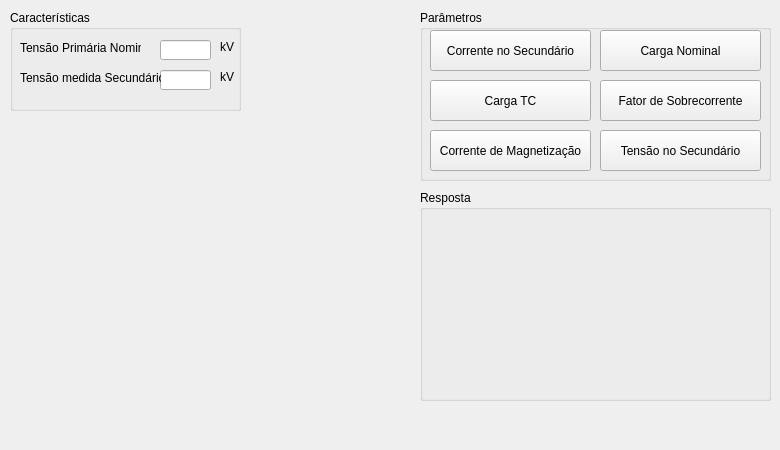
<?xml version="1.0" encoding="UTF-8"?>
<ui version="4.0">
 <class>Tp</class>
 <widget class="QMainWindow" name="Tp">
  <property name="geometry">
   <rect>
    <x>0</x>
    <y>0</y>
    <width>780</width>
    <height>450</height>
   </rect>
  </property>
  <property name="minimumSize">
   <size>
    <width>780</width>
    <height>450</height>
   </size>
  </property>
  <property name="maximumSize">
   <size>
    <width>780</width>
    <height>450</height>
   </size>
  </property>
  <property name="windowTitle">
   <string>Transformador de Potencial</string>
  </property>
  <property name="windowIcon">
   <iconset>
    <normaloff>myIcon.png</normaloff>myIcon.png</iconset>
  </property>
  <widget class="QWidget" name="centralwidget">
   <widget class="QLabel" name="label">
    <property name="geometry">
     <rect>
      <x>20</x>
      <y>150</y>
      <width>281</width>
      <height>271</height>
     </rect>
    </property>
    <property name="text">
     <string/>
    </property>
    <property name="pixmap">
     <pixmap>TP.png</pixmap>
    </property>
    <property name="scaledContents">
     <bool>true</bool>
    </property>
   </widget>
   <widget class="QGroupBox" name="groupBox">
    <property name="geometry">
     <rect>
      <x>420</x>
      <y>10</y>
      <width>351</width>
      <height>171</height>
     </rect>
    </property>
    <property name="title">
     <string>Parâmetros</string>
    </property>
    <widget class="QPushButton" name="pushButtonTensaoSecundario">
     <property name="geometry">
      <rect>
       <x>180</x>
       <y>120</y>
       <width>161</width>
       <height>41</height>
      </rect>
     </property>
     <property name="text">
      <string>Tensão no Secundário</string>
     </property>
    </widget>
    <widget class="QPushButton" name="pushButtonCargaTC">
     <property name="geometry">
      <rect>
       <x>10</x>
       <y>70</y>
       <width>161</width>
       <height>41</height>
      </rect>
     </property>
     <property name="text">
      <string>Carga TC</string>
     </property>
    </widget>
    <widget class="QPushButton" name="pushButtonCargaNominal">
     <property name="geometry">
      <rect>
       <x>180</x>
       <y>20</y>
       <width>161</width>
       <height>41</height>
      </rect>
     </property>
     <property name="text">
      <string>Carga Nominal</string>
     </property>
    </widget>
    <widget class="QPushButton" name="pushButtonCorrenteMagnetizacao">
     <property name="enabled">
      <bool>true</bool>
     </property>
     <property name="geometry">
      <rect>
       <x>10</x>
       <y>120</y>
       <width>161</width>
       <height>41</height>
      </rect>
     </property>
     <property name="text">
      <string>Corrente de Magnetização</string>
     </property>
    </widget>
    <widget class="QPushButton" name="pushButtonCorrenteSecundario">
     <property name="geometry">
      <rect>
       <x>10</x>
       <y>20</y>
       <width>161</width>
       <height>41</height>
      </rect>
     </property>
     <property name="styleSheet">
      <string notr="true"/>
     </property>
     <property name="text">
      <string>Corrente no Secundário</string>
     </property>
     <property name="default">
      <bool>false</bool>
     </property>
     <property name="flat">
      <bool>false</bool>
     </property>
    </widget>
    <widget class="QPushButton" name="pushButtonFatorSobrecorrente">
     <property name="geometry">
      <rect>
       <x>180</x>
       <y>70</y>
       <width>161</width>
       <height>41</height>
      </rect>
     </property>
     <property name="text">
      <string>Fator de Sobrecorrente</string>
     </property>
    </widget>
   </widget>
   <widget class="QGroupBox" name="groupBox_2">
    <property name="geometry">
     <rect>
      <x>10</x>
      <y>10</y>
      <width>231</width>
      <height>101</height>
     </rect>
    </property>
    <property name="title">
     <string>Características</string>
    </property>
    <widget class="QLabel" name="label_6">
     <property name="geometry">
      <rect>
       <x>210</x>
       <y>60</y>
       <width>47</width>
       <height>13</height>
      </rect>
     </property>
     <property name="text">
      <string>kV</string>
     </property>
    </widget>
    <widget class="QLabel" name="label_7">
     <property name="geometry">
      <rect>
       <x>210</x>
       <y>30</y>
       <width>47</width>
       <height>13</height>
      </rect>
     </property>
     <property name="text">
      <string>kV</string>
     </property>
    </widget>
    <widget class="QLineEdit" name="lineEdit_3">
     <property name="geometry">
      <rect>
       <x>150</x>
       <y>60</y>
       <width>51</width>
       <height>20</height>
      </rect>
     </property>
    </widget>
    <widget class="QLabel" name="label_8">
     <property name="geometry">
      <rect>
       <x>10</x>
       <y>30</y>
       <width>121</width>
       <height>16</height>
      </rect>
     </property>
     <property name="text">
      <string>Tensão Primária Nominal</string>
     </property>
    </widget>
    <widget class="QLineEdit" name="lineEdit_4">
     <property name="geometry">
      <rect>
       <x>150</x>
       <y>30</y>
       <width>51</width>
       <height>20</height>
      </rect>
     </property>
    </widget>
    <widget class="QLabel" name="label_9">
     <property name="geometry">
      <rect>
       <x>10</x>
       <y>60</y>
       <width>141</width>
       <height>16</height>
      </rect>
     </property>
     <property name="text">
      <string>Tensão medida Secundário</string>
     </property>
    </widget>
   </widget>
   <widget class="QGroupBox" name="groupBox_3">
    <property name="geometry">
     <rect>
      <x>420</x>
      <y>190</y>
      <width>351</width>
      <height>211</height>
     </rect>
    </property>
    <property name="title">
     <string>Resposta</string>
    </property>
   </widget>
  </widget>
 </widget>
 <resources/>
 <connections/>
</ui>
